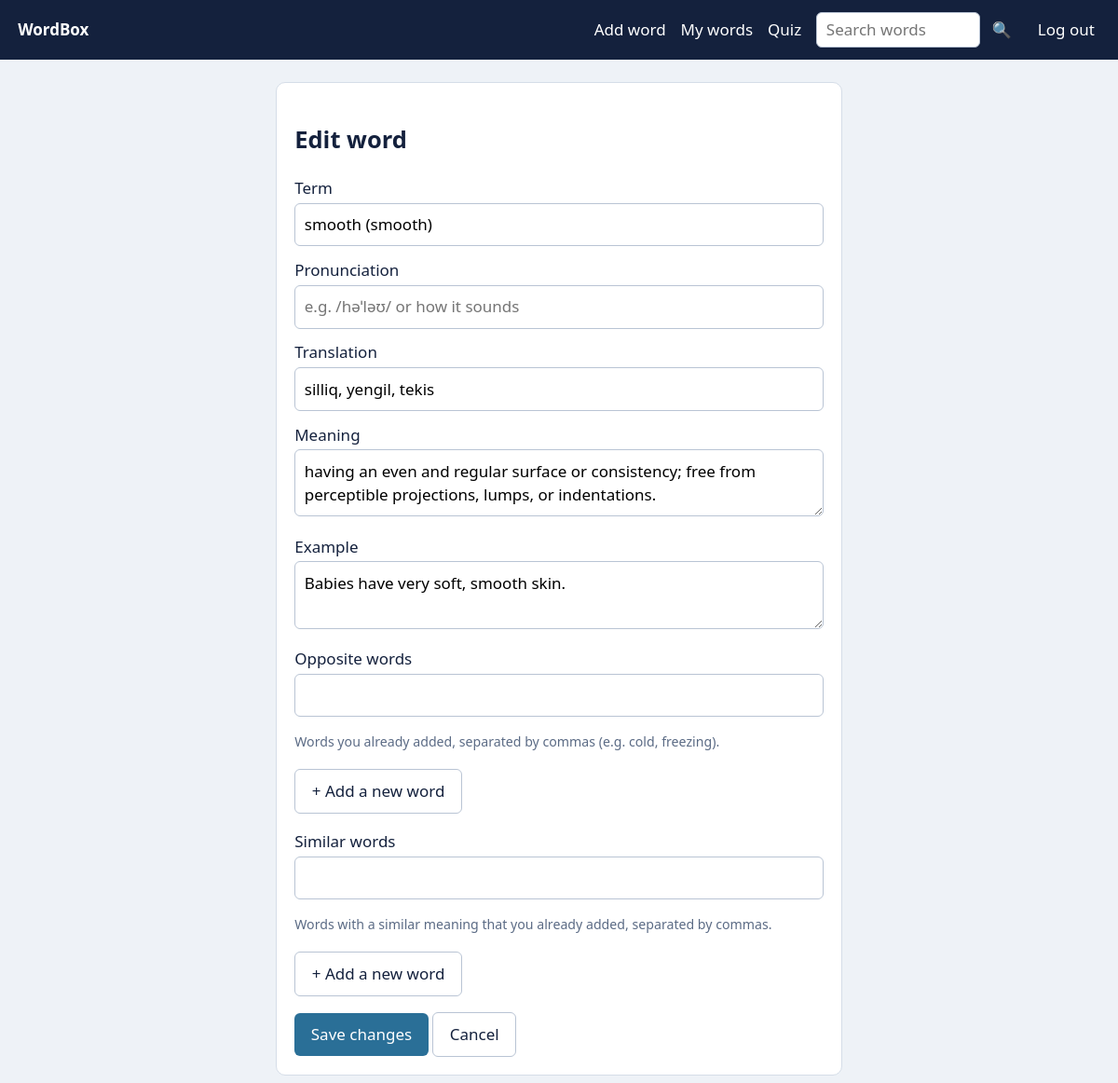
The app's page /words/9/edit/ (signed in), older data.
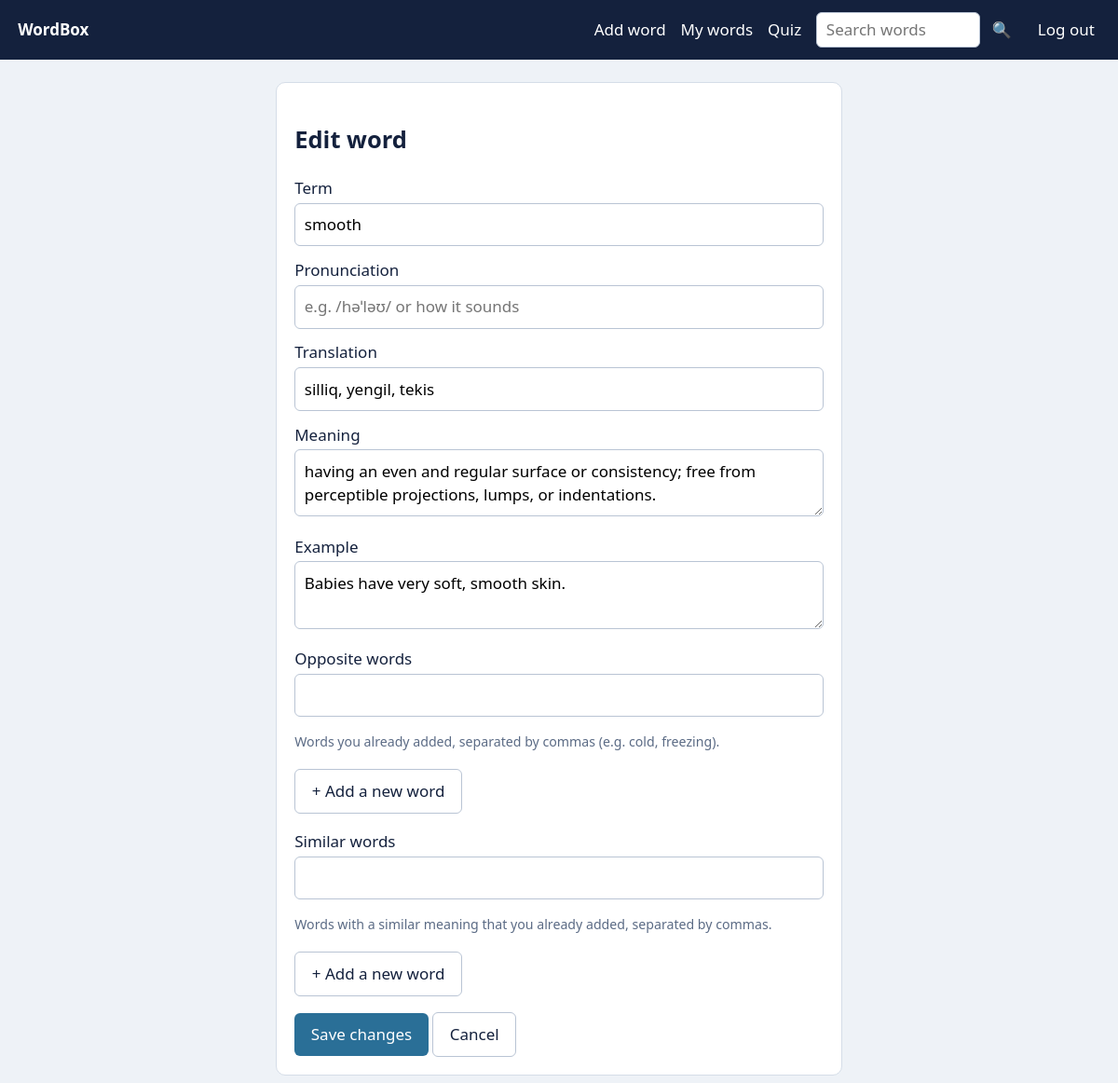
The same page, newer data.
### words/models.py (models this page shows, shortened)
class Word(models.Model):
    user = models.ForeignKey(settings.AUTH_USER_MODEL, on_delete=models.CASCADE)
    term = models.CharField(max_length=200)          # word in the language you learn
    pronunciation = models.CharField(max_length=200, blank=True)
    translation = models.CharField(max_length=200)
    meaning = models.TextField(blank=True)
    example = models.TextField(blank=True)
    stage = models.PositiveSmallIntegerField(default=0)
    next_review = models.DateField(default=timezone.localdate)
    fails = models.PositiveIntegerField(default=0)
    opposites = models.ManyToManyField("self", blank=True)  # symmetric: if A is opposite of B, B is opposite of A
    similar = models.ManyToManyField("self", blank=True)    # symmetric: words with a similar meaning
    archived = models.BooleanField(default=False)  # archived words are left out of quizzes and reminders
    created = models.DateTimeField(auto_now_add=True)
    class Meta:
        unique_together = ("user", "term")
        ordering = ["-created"]

### words/views.py (the view, shortened to what this page needs)
# urls.py: path("words/<int:pk>/edit/", views.edit_word, name="edit_word"),
@login_required
def edit_word(request, pk):
    word = get_object_or_404(Word, pk=pk, user=request.user)
    form = WordForm(request.POST or None, instance=word, user=request.user)
    return render(request, "add_word.html", {"form": form, "editing": True})

### words/templates/add_word.html (shortened to what this page needs)
{% extends "base.html" %}{% block content %}
<form method="post" class="card"><h2>{% if editing %}Edit word{% else %}Add a word{% endif %}</h2>{% csrf_token %}
{% for f in form %}<label>{{ f.label }}{{ f }}</label>{% if f.help_text %}<div class="mut"><small>{{ f.help_text }}</small></div>{% endif %}{{ f.errors }}
{% if f.name == "opposite_terms" or f.name == "similar_terms" %}<p><button type="button" class="btn alt quickadd" data-field="{{ f.name }}">+ Add a new word</button></p>{% endif %}{% endfor %}
<button class="btn">{% if editing %}Save changes{% else %}Save word{% endif %}</button>
{% if editing %}<a class="btn alt" href="{% url 'word_list' %}">Cancel</a>{% endif %}</form>
{% endblock %}

Row changes from the older to the newer data that the page shows:
changed Word "silliq, yengil, tekis": term "smooth (smooth)" → "smooth"
